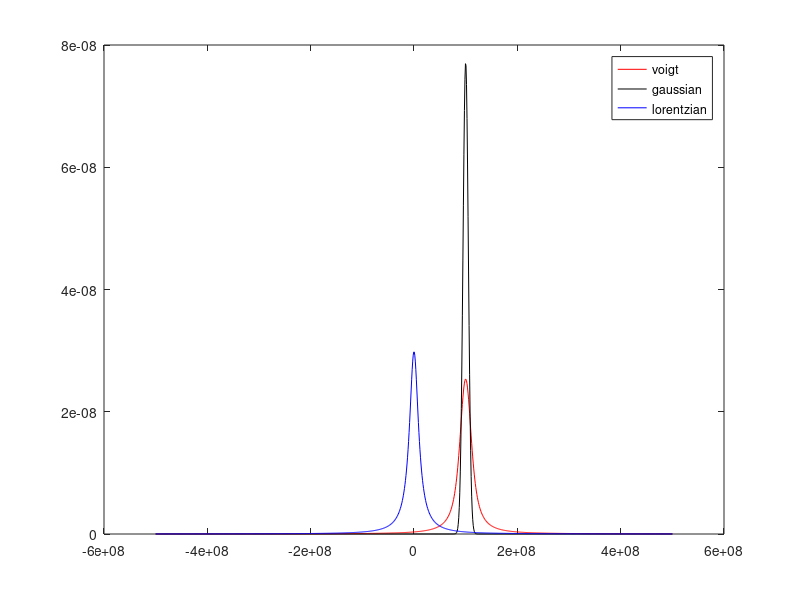

This figure's MATLAB source:
function [] = voigtProfile()
%%
clear
clc
close all
% Define Lorentzian broadening due to natural linewidth, laser broadening,
% and power broadening
gamN = 1.278e8/2/pi; % natural linewidth in units of Hz
gamL = 5; % laser linewidth in units of Hz
s0 = .1; % saturation parameter
gam = gamN*sqrt(1+s0)+gamL; % effective Lorentzian linewidth in units Hz
L = @(f) (gam/2/pi)./(gam^2/4+f.^2);

% Define Gaussian Doppler-broadened profile - note that this Gaussian does
% not have a center velocity because we're only interested in modeling what
% happens relative to the expansion velocity
kB = 1.38e-23; % Boltzmann constant in SI units
Ti = .05; % ion temperature in units K
m = 1.45e-25; % Sr+ mass in kg
lam = 422e-9; % imaging wavelength in m
k = 2*pi/lam; % wavevector in units m^-1
sig = k*sqrt(kB*Ti/m)/2/pi; % Doppler width in units of Hz
fc = 100e6; % center frequency of Gaussian
G = @(f) (1/sqrt(2*pi)/sig).*exp(-(f-fc).^2./(2*sig^2));

% Define frequencies to use for Simpson's Integration
dfForInt = gam/1000;
numPoints = ceil(10*sig/dfForInt/2)*2+1; % make sure number is round
fForInt = linspace(-75*sig,75*sig,numPoints);
dfForInt = mean(diff(fForInt));

% Set up weights for Simpson's Integration
w = ones(size(fForInt));
w(2:2:end) = 2;
w(3:2:end) = 4;
w(end) = 1;
w = w.*dfForInt./3;
w = w';


% Plot voigt
clear X Y
freq = linspace(-500e6,500e6,1000);
[X,Y] = meshgrid(fForInt,freq);
f1 = X;
V = @(a) G(f1).*L(a-f1)*w;

figure
plot(freq,V(Y)','r')
hold on
plot(freq,G(freq),'k')
hold on
plot(freq,L(freq),'b')
legend({'voigt','gaussian','lorentzian'})
end

